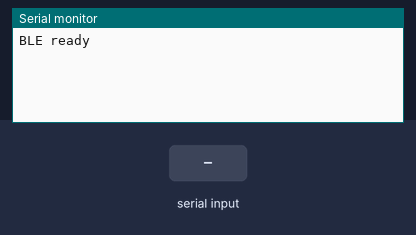
Bench run of a sketch on a simulated ESP32. On the bench: the last lines printed to the serial monitor. Inputs (shaded band) come from the test bench. Nothing arrives over Bluetooth unless stated; a phone connects over Bluetooth LE 3 s after start.

Above: at 1.2 s.
1.3 s: "1\n" received over the second serial link
At 2.5 s:
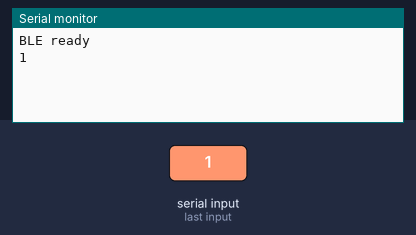
2.8 s: "0\n" received over the second serial link
At 3.6 s:
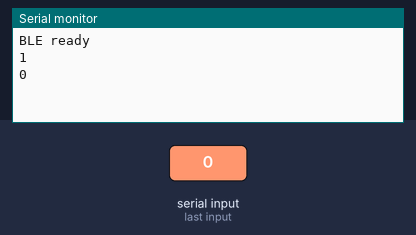
4.3 s: "2\n" received over the second serial link
At 4.8 s:
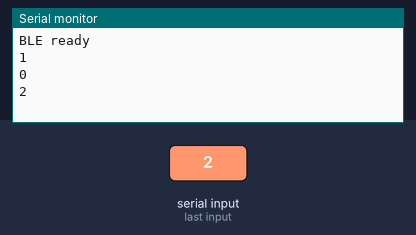

The sketch:

esp32_ble_bridge.ino
```cpp
// ESP32: STM32에서 받은 한 줄을 블루투스(BLE)로 폰에 전달
// 한글이 들어간 긴 줄도 잘리지 않게 20바이트씩 나눠 보내고, 끝에 줄바꿈을 붙임
#include <BLEDevice.h>
#include <BLEServer.h>
#include <BLE2902.h>

#define SVC_UUID "6E400001-B5A3-F393-E0A9-E50E24DCCA9E"
#define RX_UUID  "6E400002-B5A3-F393-E0A9-E50E24DCCA9E"
#define TX_UUID  "6E400003-B5A3-F393-E0A9-E50E24DCCA9E"

BLECharacteristic *txChar;
bool connected = false;

class ServerCB : public BLEServerCallbacks {
  void onConnect(BLEServer *s) { connected = true; }
  void onDisconnect(BLEServer *s) { connected = false; s->getAdvertising()->start(); }
};

void sendBLE(const String &msg) {
  if (!connected) return;
  String s = msg + "\n";
  for (unsigned i = 0; i < s.length(); i += 20) {          // 20바이트씩 나눠 보내기
    String part = s.substring(i, i + 20);
    txChar->setValue((uint8_t*)part.c_str(), part.length());
    txChar->notify();
    delay(4);
  }
}

void setup() {
  Serial.begin(115200);
  Serial2.begin(115200, SERIAL_8N1, 16, 17);  // STM32에서 받는 선: 16번

  BLEDevice::init("BrailleTrainer");
  BLEServer *server = BLEDevice::createServer();
  server->setCallbacks(new ServerCB());
  BLEService *svc = server->createService(SVC_UUID);
  txChar = svc->createCharacteristic(TX_UUID, BLECharacteristic::PROPERTY_NOTIFY);
  txChar->addDescriptor(new BLE2902());
  svc->createCharacteristic(RX_UUID, BLECharacteristic::PROPERTY_WRITE);
  svc->start();
  server->getAdvertising()->addServiceUUID(SVC_UUID);
  server->getAdvertising()->start();
  Serial.println("BLE ready");
}

String line;
void loop() {
  while (Serial2.available()) {
    char c = Serial2.read();
    if (c == '\n') { Serial.println(line); sendBLE(line); line = ""; }
    else if (c != '\r') line += c;
  }
  static uint32_t t = 0;                      // 연결 확인용 ping (5초마다)
  if (millis() - t > 5000) { t = millis(); sendBLE("ping"); }
}
```

Measured:
- after the input at 1.3 s, the serial monitor: prints a new line at once (image 1)
- after the input at 2.8 s, the serial monitor: prints a new line at once (image 2)
- after the input at 4.3 s, the serial monitor: prints a new line at once (image 3)
